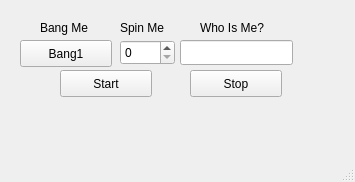
<?xml version="1.0" encoding="UTF-8"?>
<ui version="4.0">
 <class>MainWindow</class>
 <widget class="QMainWindow" name="MainWindow">
  <property name="geometry">
   <rect>
    <x>0</x>
    <y>0</y>
    <width>355</width>
    <height>182</height>
   </rect>
  </property>
  <property name="maximumSize">
   <size>
    <width>500</width>
    <height>500</height>
   </size>
  </property>
  <property name="windowTitle">
   <string>MainWindow</string>
  </property>
  <widget class="QWidget" name="centralwidget">
   <widget class="QPushButton" name="btn_bang">
    <property name="geometry">
     <rect>
      <x>20</x>
      <y>40</y>
      <width>92</width>
      <height>27</height>
     </rect>
    </property>
    <property name="text">
     <string>Bang1</string>
    </property>
   </widget>
   <widget class="QSpinBox" name="spn_val">
    <property name="geometry">
     <rect>
      <x>120</x>
      <y>40</y>
      <width>55</width>
      <height>25</height>
     </rect>
    </property>
   </widget>
   <widget class="QLineEdit" name="ln_display">
    <property name="enabled">
     <bool>true</bool>
    </property>
    <property name="geometry">
     <rect>
      <x>180</x>
      <y>40</y>
      <width>113</width>
      <height>25</height>
     </rect>
    </property>
    <property name="dragEnabled">
     <bool>false</bool>
    </property>
    <property name="readOnly">
     <bool>true</bool>
    </property>
   </widget>
   <widget class="QPushButton" name="btn_stop">
    <property name="geometry">
     <rect>
      <x>190</x>
      <y>70</y>
      <width>92</width>
      <height>27</height>
     </rect>
    </property>
    <property name="text">
     <string>Stop</string>
    </property>
   </widget>
   <widget class="QLabel" name="label">
    <property name="geometry">
     <rect>
      <x>40</x>
      <y>20</y>
      <width>59</width>
      <height>15</height>
     </rect>
    </property>
    <property name="text">
     <string>Bang Me</string>
    </property>
   </widget>
   <widget class="QLabel" name="label_2">
    <property name="geometry">
     <rect>
      <x>120</x>
      <y>20</y>
      <width>59</width>
      <height>15</height>
     </rect>
    </property>
    <property name="text">
     <string>Spin Me</string>
    </property>
   </widget>
   <widget class="QLabel" name="label_3">
    <property name="geometry">
     <rect>
      <x>200</x>
      <y>20</y>
      <width>71</width>
      <height>16</height>
     </rect>
    </property>
    <property name="text">
     <string>Who Is Me?</string>
    </property>
   </widget>
   <widget class="QPushButton" name="btn_start">
    <property name="geometry">
     <rect>
      <x>60</x>
      <y>70</y>
      <width>92</width>
      <height>27</height>
     </rect>
    </property>
    <property name="text">
     <string>Start</string>
    </property>
   </widget>
  </widget>
  <widget class="QMenuBar" name="menubar">
   <property name="geometry">
    <rect>
     <x>0</x>
     <y>0</y>
     <width>355</width>
     <height>23</height>
    </rect>
   </property>
  </widget>
  <widget class="QStatusBar" name="statusbar"/>
 </widget>
 <resources/>
 <connections/>
</ui>
